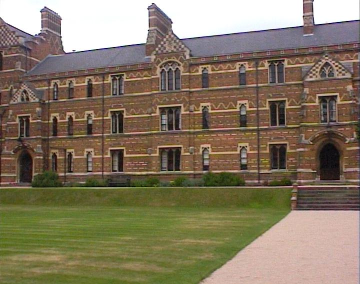
//> input picture Assignment3/keble_a_half.bmp, 360 x 284 px
$ ./akaze-match-template   (built with g++ and OpenCV 4)
//> lines starting //> are read from the running program, lines starting //| are printed output that depends on the picture
#include <opencv2/features2d.hpp>
#include <opencv2/imgcodecs.hpp>
#include <opencv2/opencv.hpp>
#include <vector>
#include <iostream>

using namespace std;
using namespace cv;

const float inlier_threshold = 2.5f; // Distance threshold to identify inliers
const float nn_match_ratio = 0.8f;   // Nearest neighbor matching ratio

int main(void)
{
	puts("opening");
    Mat img1 = imread("keble_a_half.bmp", IMREAD_GRAYSCALE);
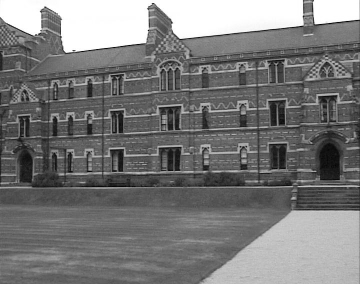
//> img1: 284 rows x 360 cols, CV_8UC1; min 3, max 255, mean 121.1
    Mat img2 = imread("keble_b_long.bmp", IMREAD_GRAYSCALE);
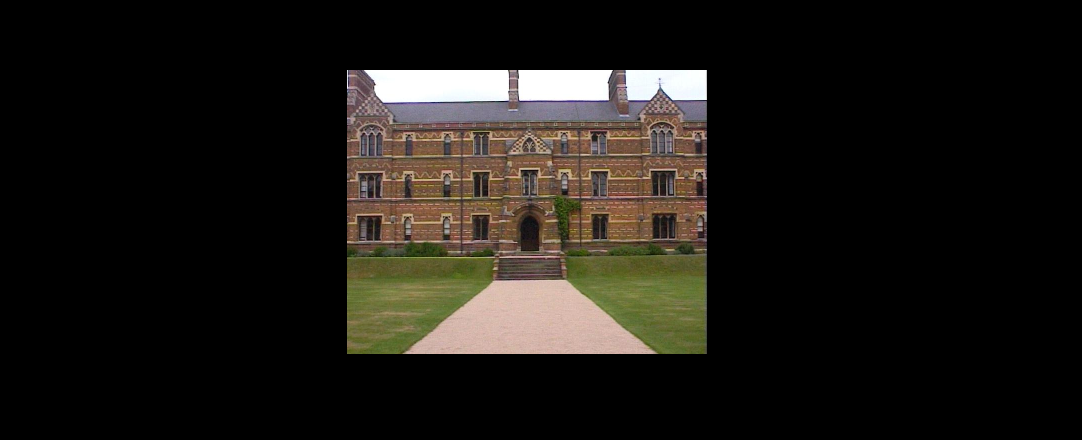
//> input picture Assignment3/keble_b_long.bmp, 1082 x 440 px
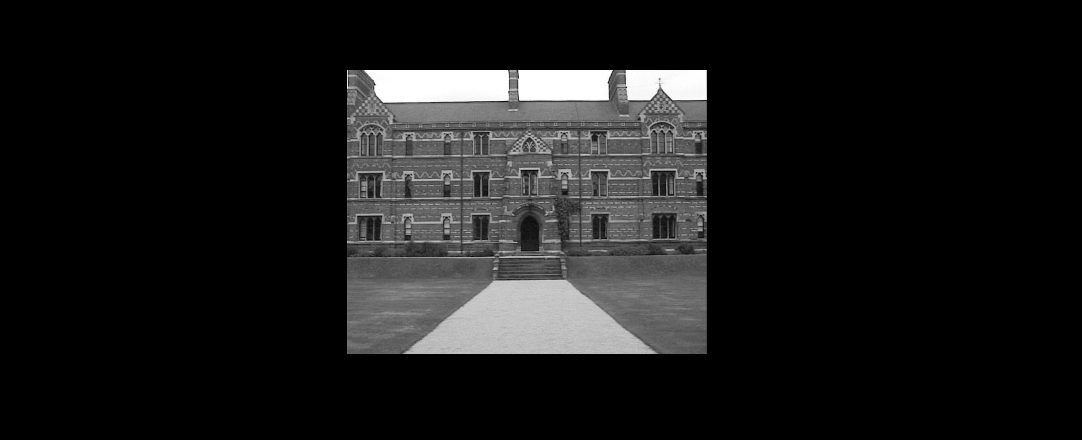
//> img2: 440 rows x 1082 cols, CV_8UC1; min 0, max 255, mean 26
	Mat img3 = Mat(img2.rows, img2.cols, CV_8UC1);
	//img2.copyTo(img3);

    Mat homography;

    vector<KeyPoint> kpts1, kpts2;
    Mat desc1, desc2;
	puts("Have opened");

    Ptr<AKAZE> akaze = AKAZE::create();
    akaze->detectAndCompute(img1, noArray(), kpts1, desc1);
//> kpts1 = 239 keypoints; strongest (x, y, size): (67, 47, 5.7), (173, 157, 11.4), (143, 40, 4.8), (90, 89, 8.1)
    akaze->detectAndCompute(img2, noArray(), kpts2, desc2);
//> kpts2 = 426 keypoints; strongest (x, y, size): (701, 75, 8.1), (702, 73, 5.7), (604, 75, 8.1), (631, 75, 8.1)

	puts("have commputed akaze");

    BFMatcher matcher(NORM_HAMMING);
    vector< vector<DMatch> > nn_matches;
    matcher.knnMatch(desc1, desc2, nn_matches, 2);
//> nn_matches = 239 matches
	puts("Have done match");

    vector<KeyPoint> matched1, matched2;
	vector<Point2f> inliers1, inliers2;

    for(size_t i = 0; i < nn_matches.size(); i++) {
        DMatch first = nn_matches[i][0];
        float dist1 = nn_matches[i][0].distance;
        float dist2 = nn_matches[i][1].distance;

        if(dist1 < nn_match_ratio * dist2) {
            matched1.push_back(kpts1[first.queryIdx]);
            matched2.push_back(kpts2[first.trainIdx]);
        }
    }
//> this loop made 239 passes
//> (dist1, dist2) on passes 1 to 3: (113, 116), (97, 108), (90, 94)
//> after the loop, matched1 = 97 keypoints; strongest (x, y, size): (322, 99, 4.8), (265, 65, 5.7), (243, 120, 8.1), (286, 63, 5.7); matched2 = 97 keypoints; strongest (x, y, size): (384, 98, 5.7), (491, 136, 5.7), (470, 136, 5.7), (446, 190, 8.1)
	printf("Matches %d %d\n", matched1.size(), matched2.size());
//| Matches 97 97

    //Display input and output
    imshow("Input1",img1);
    imshow("Input2",img2);
	waitKey(0);

    return 0;
}
